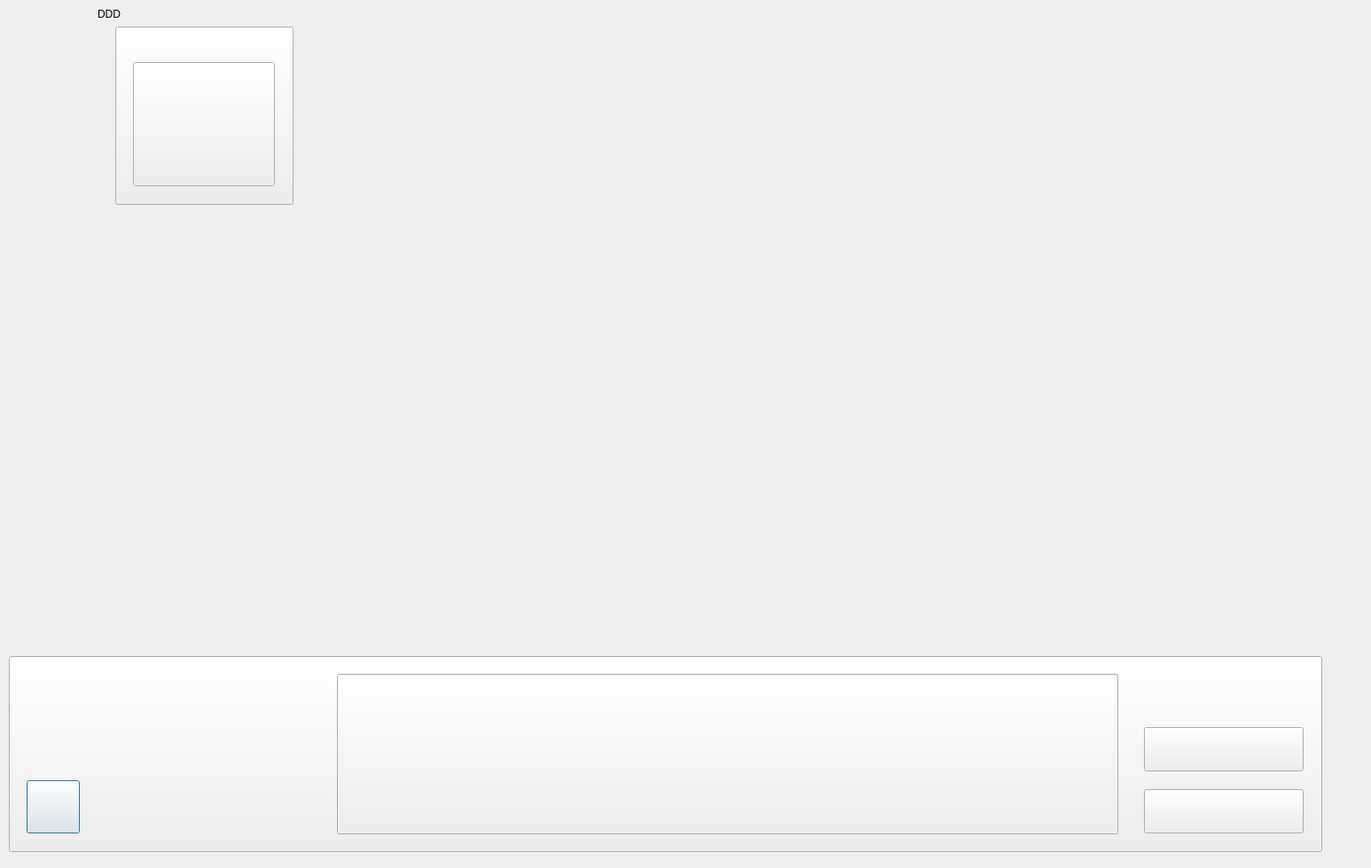
<?xml version="1.0" encoding="UTF-8"?>
<ui version="4.0">
 <class>Dialog</class>
 <widget class="QDialog" name="Dialog">
  <property name="geometry">
   <rect>
    <x>0</x>
    <y>0</y>
    <width>1546</width>
    <height>979</height>
   </rect>
  </property>
  <property name="windowTitle">
   <string>Song</string>
  </property>
  <widget class="QLabel" name="label">
   <property name="geometry">
    <rect>
     <x>110</x>
     <y>10</y>
     <width>56</width>
     <height>12</height>
    </rect>
   </property>
   <property name="text">
    <string>DDD</string>
   </property>
  </widget>
  <widget class="QPushButton" name="pushButton_back">
   <property name="geometry">
    <rect>
     <x>30</x>
     <y>880</y>
     <width>60</width>
     <height>60</height>
    </rect>
   </property>
   <property name="text">
    <string/>
   </property>
  </widget>
  <widget class="QPushButton" name="pushButton_do">
   <property name="geometry">
    <rect>
     <x>1290</x>
     <y>890</y>
     <width>180</width>
     <height>50</height>
    </rect>
   </property>
   <property name="text">
    <string/>
   </property>
  </widget>
  <widget class="QPushButton" name="codeImage">
   <property name="geometry">
    <rect>
     <x>150</x>
     <y>70</y>
     <width>160</width>
     <height>140</height>
    </rect>
   </property>
   <property name="text">
    <string/>
   </property>
  </widget>
  <widget class="QPushButton" name="background">
   <property name="geometry">
    <rect>
     <x>10</x>
     <y>740</y>
     <width>1481</width>
     <height>221</height>
    </rect>
   </property>
   <property name="text">
    <string/>
   </property>
  </widget>
  <widget class="QPushButton" name="backImage">
   <property name="geometry">
    <rect>
     <x>130</x>
     <y>30</y>
     <width>201</width>
     <height>201</height>
    </rect>
   </property>
   <property name="text">
    <string>PushButton</string>
   </property>
  </widget>
  <widget class="QPushButton" name="score">
   <property name="geometry">
    <rect>
     <x>380</x>
     <y>760</y>
     <width>881</width>
     <height>181</height>
    </rect>
   </property>
   <property name="text">
    <string/>
   </property>
  </widget>
  <widget class="QPushButton" name="pushButton_train">
   <property name="geometry">
    <rect>
     <x>1290</x>
     <y>820</y>
     <width>180</width>
     <height>50</height>
    </rect>
   </property>
   <property name="text">
    <string/>
   </property>
  </widget>
  <zorder>label</zorder>
  <zorder>backImage</zorder>
  <zorder>background</zorder>
  <zorder>pushButton_back</zorder>
  <zorder>pushButton_do</zorder>
  <zorder>codeImage</zorder>
  <zorder>score</zorder>
  <zorder>pushButton_train</zorder>
 </widget>
 <resources/>
 <connections>
  <connection>
   <sender>pushButton_back</sender>
   <signal>clicked()</signal>
   <receiver>Dialog</receiver>
   <slot>goBack()</slot>
   <hints>
    <hint type="sourcelabel">
     <x>72</x>
     <y>925</y>
    </hint>
    <hint type="destinationlabel">
     <x>205</x>
     <y>818</y>
    </hint>
   </hints>
  </connection>
  <connection>
   <sender>pushButton_do</sender>
   <signal>clicked()</signal>
   <receiver>Dialog</receiver>
   <slot>doSong()</slot>
   <hints>
    <hint type="sourcelabel">
     <x>1318</x>
     <y>893</y>
    </hint>
    <hint type="destinationlabel">
     <x>1208</x>
     <y>791</y>
    </hint>
   </hints>
  </connection>
  <connection>
   <sender>pushButton_train</sender>
   <signal>clicked()</signal>
   <receiver>Dialog</receiver>
   <slot>train()</slot>
   <hints>
    <hint type="sourcelabel">
     <x>1378</x>
     <y>842</y>
    </hint>
    <hint type="destinationlabel">
     <x>1391</x>
     <y>688</y>
    </hint>
   </hints>
  </connection>
 </connections>
 <slots>
  <slot>goBack()</slot>
  <slot>doSong()</slot>
  <slot>train()</slot>
 </slots>
</ui>
